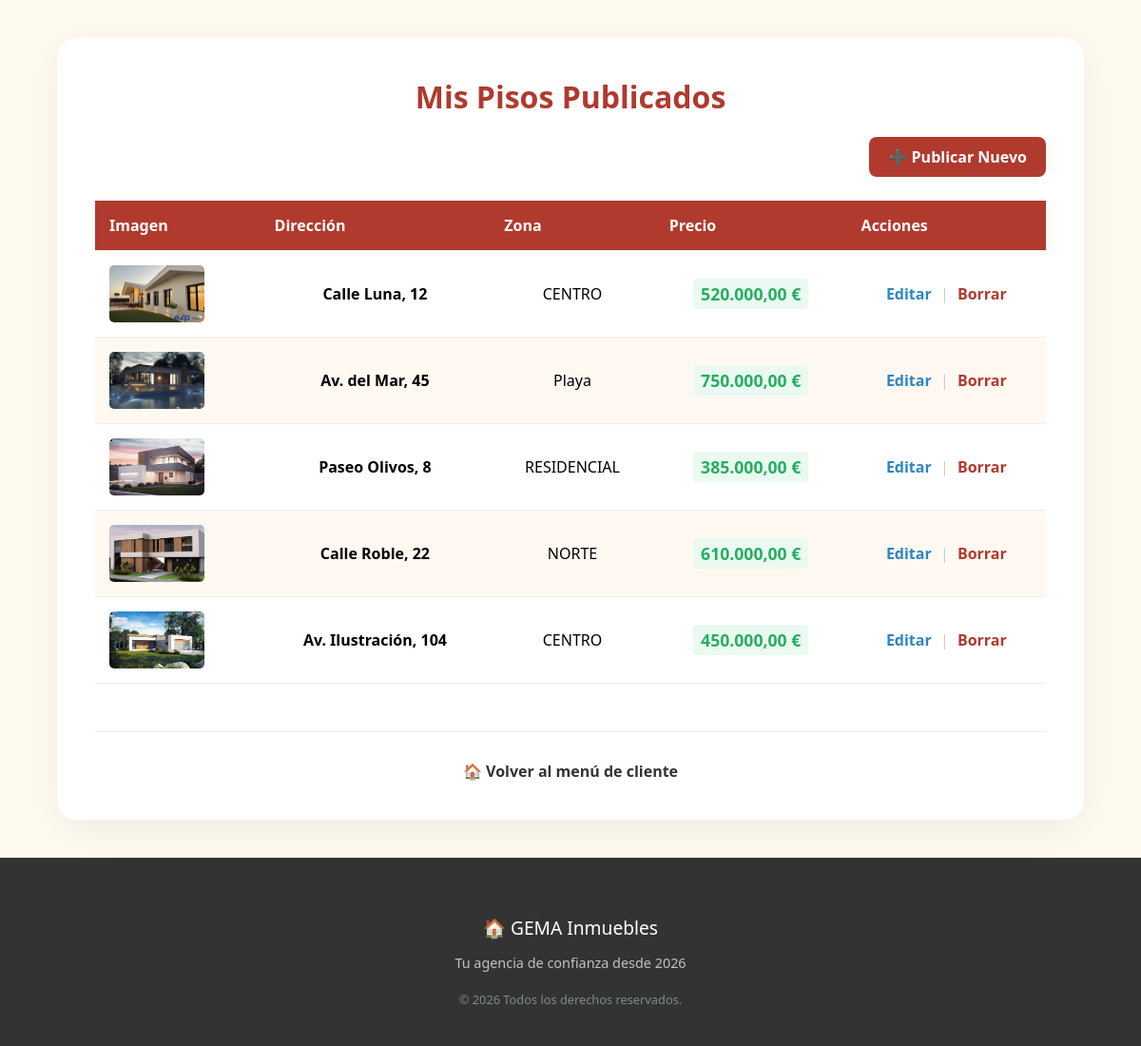
Screenshot of /cliente/vendedor/mis_pisos.php (signed in) with the database file from the repository.
### tables this page shows
CREATE TABLE `pisos` (
  `Codigo_piso` int(11) NOT NULL,
  `calle` varchar(40) NOT NULL,
  `numero` int(11) NOT NULL,
  `piso` int(11) NOT NULL,
  `puerta` varchar(5) NOT NULL,
  `cp` int(11) NOT NULL,
  `metros` int(11) NOT NULL,
  `zona` varchar(15) DEFAULT NULL,
  `precio` decimal(10,2) NOT NULL,
  `imagen` varchar(100) NOT NULL,
  `usuario_id` int(11) DEFAULT NULL
);

### cliente/vendedor/mis_pisos.php (the view, shortened to what this page needs)
<?php
require_once "../../config/conexion.php";
$usuario_id = $_SESSION['id'];
$sql = "SELECT * FROM pisos WHERE usuario_id = $usuario_id";
$res = mysqli_query($conn, $sql);
$pisos = mysqli_fetch_all($res, MYSQLI_ASSOC);
?>
<!DOCTYPE html>
<html lang="es">
<head>
    <link rel="stylesheet" href="../../css/estilos.css">
    <link rel="stylesheet" href="../../css/cliente.css">
</head>
<body>
    <div class="caja-principal" style="max-width: 1000px;">
        <h1 class="titulo-hola">Mis Pisos Publicados</h1>
        <div style="text-align: right; margin-bottom: 20px;">
            <a href="alta_piso.php" class="boton-gema" style="width: auto; padding: 10px 20px;">➕ Publicar Nuevo</a>
        </div>
        <table class="tabla-personalizada">
            <thead>
                <tr>
                    <th>Imagen</th>
                    <th>Dirección</th>
                    <th>Zona</th>
                    <th>Precio</th>
                    <th>Acciones</th>
                </tr>
            </thead>
            <tbody>
                <?php foreach($pisos as $p): ?>
                <tr>
                    <td>
                        <img src="../../img/<?php echo $p['imagen']; ?>" class="img-tabla" alt="Piso"
                            style="width: 80px; border-radius: 5px;">
                    </td>
                    <td><strong><?php echo htmlspecialchars($p['calle'] . ", " . $p['numero']); ?></strong></td>
                    <td><?php echo htmlspecialchars($p['zona']); ?></td>
                    <td><span class="precio-tag"
                            style="font-size: 1.1rem;"><?php echo number_format($p['precio'], 2, ',', '.'); ?> €</span>
                    </td>
                    <td>
                        <a href="modificar.php?codigo=<?php echo $p['Codigo_piso']; ?>" class="enlace-editar">Editar</a>
                        <span style="color: #ccc; margin: 0 5px;">|</span>
                        <a href="baja_piso.php?codigo=<?php echo $p['Codigo_piso']; ?>" class="enlace-borrar"
                            onclick="return confirm('¿Seguro que quieres borrar este anuncio?')">Borrar</a>
                    </td>
                </tr>
                <?php endforeach; ?>
            </tbody>
        </table>
        <div class="separador-footer">
            <a href="../menu.php" class="nav-link" style="font-weight: bold;">🏠 Volver al menú de cliente</a>
        </div>
    </div>
    <footer class="footer-gema">
        <p style="font-size: 1.2rem; margin-bottom: 10px;">🏠 GEMA Inmuebles</p>
        <p style="color: #bdc3c7; font-size: 0.9rem;">Tu agencia de confianza desde 2026</p>
        <div style="margin-top: 20px; font-size: 0.8rem; color: #7f8c8d;">
            &copy; <?php echo date('Y'); ?> Todos los derechos reservados.
        </div>
    </footer>
</body>
</html>

### css/estilos.css (style rules this page uses)
body { background-color: #fffaf0; margin: 0; font-family: 'Segoe UI', Tahoma, Geneva, Verdana, sans-serif; display: flex; flex-direction: column; min-height: 100vh; }
h1, h2, h3 { margin-top: 0; }
.caja-principal { background: white; padding: 40px; border-radius: 20px; box-shadow: 0 10px 40px rgba(0,0,0,0.06); max-width: 800px; width: 90%; margin: 40px auto; text-align: center; }
.boton-gema { background-color: #b03a2e; color: white !important; padding: 12px 25px; border-radius: 8px; text-decoration: none; display: inline-block; font-weight: bold; border: none; cursor: pointer; transition: background-color 0.3s, transform 0.2s; }
.titulo-hola { color: #b03a2e; margin-top: 0; }
.separador-footer { margin-top: 50px; border-top: 1px solid #eee; padding-top: 30px; width: 100%; }
.nav-link { text-decoration: none; color: #333; font-weight: 500; }
.footer-gema { background-color: #333; color: white; text-align: center; padding: 40px 20px; margin-top: auto; }
.tabla-personalizada { width: 100%; border-collapse: collapse; margin: 25px 0; background-color: white; }
.tabla-personalizada thead tr { background-color: #b03a2e; color: white; text-align: left; }
.tabla-personalizada th, .tabla-personalizada td { padding: 15px; border-bottom: 1px solid #eee; }
.tabla-personalizada tbody tr:nth-child(even) { background-color: #fff9f2; }
.img-tabla { width: 100px; height: 60px; object-fit: cover; border-radius: 6px; display: block; }
.enlace-editar { color: #2e86c1; font-weight: bold; text-decoration: none; transition: 0.3s; }
.enlace-borrar { color: #b03a2e; font-weight: bold; text-decoration: none; transition: 0.3s; }
.precio-tag { color: #27ae60; font-weight: bold; background: #eafaf1; padding: 4px 8px; border-radius: 4px; display: inline-block; }

### css/cliente.css (style rules this page uses)
.tabla-personalizada { width: 100%; border-collapse: collapse; margin: 25px 0; background-color: white; }
.tabla-personalizada thead tr { background-color: #b03a2e; color: white; text-align: left; }
.tabla-personalizada th, .tabla-personalizada td { padding: 15px; border-bottom: 1px solid #eee; }
.tabla-personalizada tbody tr:nth-child(even) { background-color: #fff9f2; }
.img-tabla { width: 100px !important; height: 60px !important; object-fit: cover; border-radius: 6px; display: block; }
.tabla-personalizada { width: 100%; border-collapse: collapse; margin: 25px 0; }
.enlace-editar { color: #2e86c1; font-weight: bold; text-decoration: none; }
.enlace-borrar { color: #b03a2e; font-weight: bold; text-decoration: none; }
.boton-gema { background-color: #b03a2e; color: white !important; padding: 12px 25px; border-radius: 8px; font-weight: bold; cursor: pointer; }

### rows the page displays
pisos: imagen (picture), calle+numero "Calle Luna, 12", zona "CENTRO", precio "520.000,00"
pisos: imagen (picture), calle+numero "Av. del Mar, 45", zona "Playa", precio "750.000,00"
pisos: imagen (picture), calle+numero "Paseo Olivos, 8", zona "RESIDENCIAL", precio "385.000,00"
pisos: imagen (picture), calle+numero "Calle Roble, 22", zona "NORTE", precio "610.000,00"
pisos: imagen (picture), calle+numero "Av. Ilustración, 104", zona "CENTRO", precio "450.000,00"
